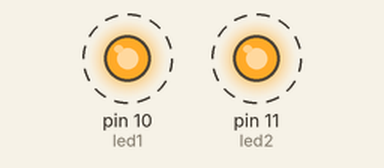
Simulated run of this sketch. Board: Arduino Uno, built with avr-gcc and run on an emulated ATmega328P. Parts: output pins drawn as LEDs (lit = HIGH). Dashed ring = blinking. What the sketch prints to the serial monitor is not drawn.

Above: at 0.1 s.
Timing chart, 0 to 3.0 s (numbered marks = the images above):
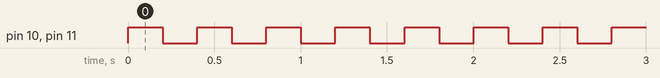

The sketch:

Nano_prueba_dos_leds.ino
```cpp
#include <SoftwareSerial.h>
int led1 = 10;
int led2 = 11;
int t = 200;

void setup() {
  Serial.begin(9600);
  pinMode(led1, OUTPUT);
  pinMode(led2, OUTPUT);


}

void loop() {
  Serial.println(led1);
  Serial.println(led2);
  digitalWrite(led1, HIGH);
  digitalWrite(led2, HIGH);
  delay(t);
  Serial.println();
  digitalWrite(led1, LOW);
  digitalWrite(led2, LOW);
  delay(t);

}
```

Measured:
- by itself, pin 10 (led1), pin 11 (led2): alternates HIGH for 0.20 s and LOW for 0.20 s
